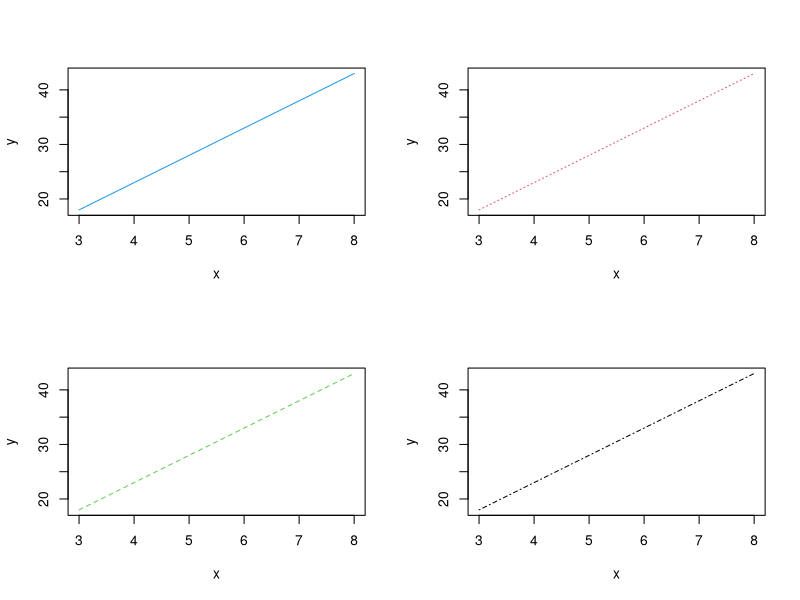

Recreate this plot in R.
x <- 3:8
y <- 5*x + 3
par(mfcol = c(2, 2))
plot(y~x, xlim = c(3, 8), type = "l", lty = 1, col = 4) 
plot(y~x, xlim = c(3, 8), type = "l", lty = 2, col = 3) 
plot(y~x, xlim = c(3, 8), type = "l", lty = 3, col = 2) 
plot(y~x, xlim = c(3, 8), type = "l", lty = 4, col = 1) 

dev.print(png, file = "myplot.png", width = 1024, height = 768)
#saves as png file with name myplot.png in current wd